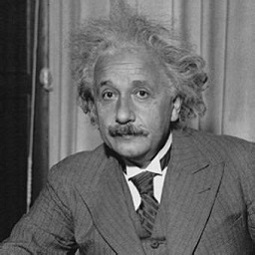
#> input picture exercises/ex1/einstein.jpg, 255 x 255 px
$ python solve.py
#> lines starting #> are read from the running program, lines starting #| are printed output that depends on the picture
import cv2 as cv
import numpy as np
import math


def show(name, img):
    cv.namedWindow(name)
    cv.imshow(name, img)
    print("press any key to continue...")
    cv.waitKey(0)
    cv.destroyAllWindows()


def firstStep():
    einsteinImg = cv.imread("./einstein.jpg", cv.IMREAD_GRAYSCALE)
#> einsteinImg is the input picture: shape (255, 255); min 0, max 255, mean 101.8
    pepersImg = cv.imread("peppers.jpg", cv.IMREAD_GRAYSCALE)
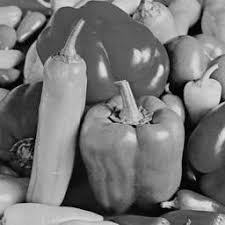
#> input picture exercises/ex1/peppers.jpg, 225 x 225 px
#> pepersImg is the input picture: shape (225, 225); min 0, max 233, mean 116
    show("einstein", einsteinImg)
    show("peppers", pepersImg)
    return einsteinImg, pepersImg


def secondStep(img1, img2):
    height, width = img2.shape
#> height = 225; width = 225
    newImgMat = np.zeros((height, width), np.uint8)
    for i in range(width):
        for j in range(height):
            newImgMat[j][i] = img2[j][i] if (i < 127) else img1[j][i]
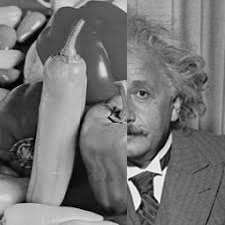
#> newImgMat: shape (225, 225); min 0, max 255, mean 116
    show("peptein", newImgMat)
    cv.imwrite("./peptein.jpg", newImgMat)
    return newImgMat


def thiredStep(J):
    J_neg = 255 - J
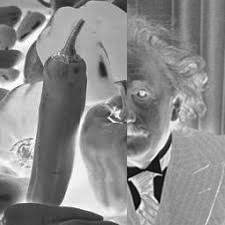
#> J_neg: shape (225, 225); min 0, max 255, mean 139
    show("J-neg", J_neg)
    cv.imwrite("negative_einstein.jpg", J_neg)


def forthStep():
    coloredPeppers = cv.imread("peppers_color.png")
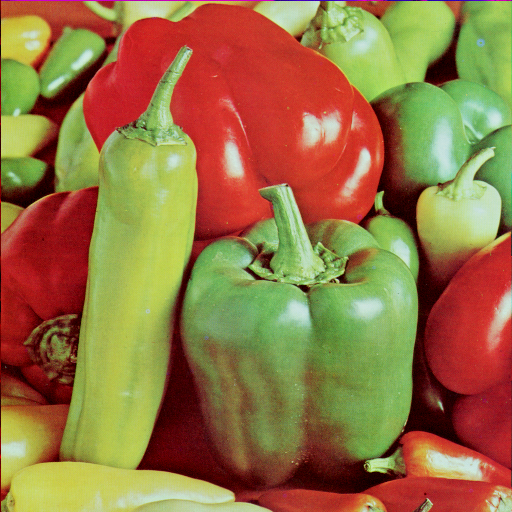
#> input picture exercises/ex1/peppers_color.png, 512 x 512 px
#> coloredPeppers is the input picture: shape (512, 512, 3); mean B, G, R 66.5, 115.6, 149.8
    height, width, channels = coloredPeppers.shape
#> height = 512; width = 512; channels = 3
    blue_peppers = coloredPeppers[:, :, 0]
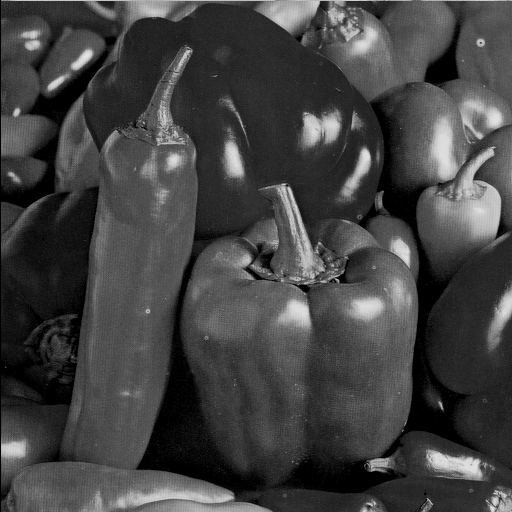
#> blue_peppers: shape (512, 512); min 0, max 229, mean 66.5
    green_peppers = coloredPeppers[:, :, 1]
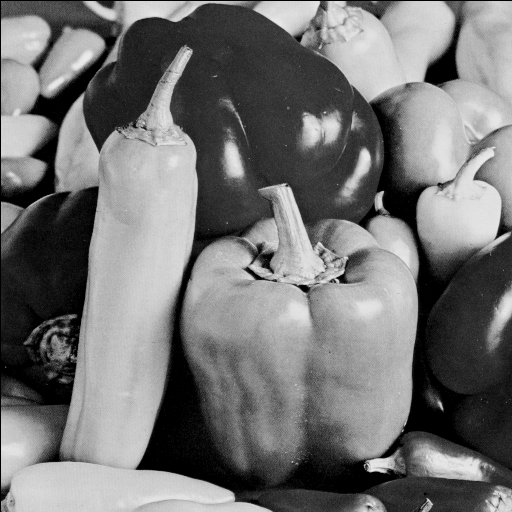
#> green_peppers: shape (512, 512); min 0, max 237, mean 115.6
    red_peppers = coloredPeppers[:, :, 2]
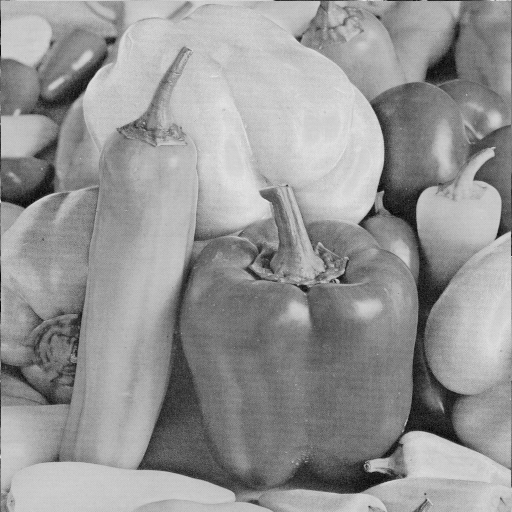
#> red_peppers: shape (512, 512); min 0, max 231, mean 149.8
    show("blue-channel", blue_peppers)
    show("green-channel", green_peppers)
    show("red-channel", red_peppers)


if __name__ == "__main__":
    enistein, peppers = firstStep()
    J = secondStep(enistein, peppers)
    thiredStep(J)
    forthStep()
    print("Done!")
